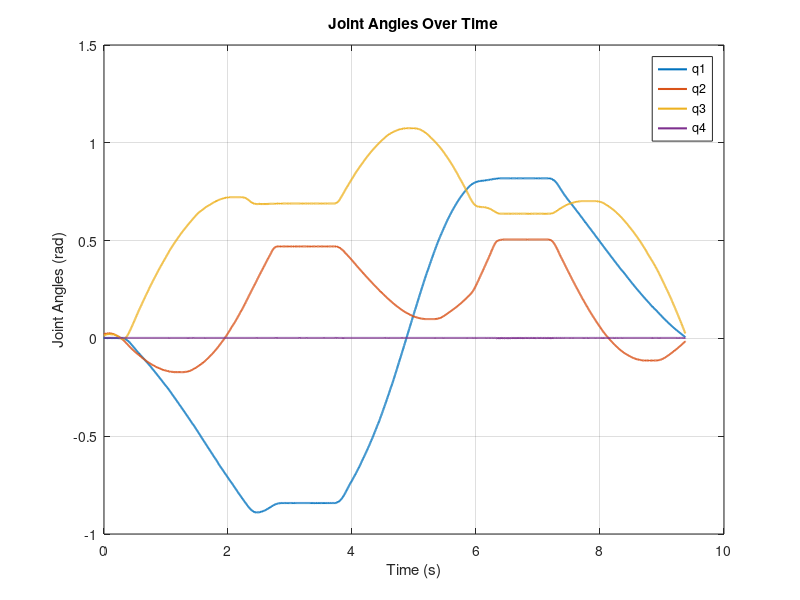
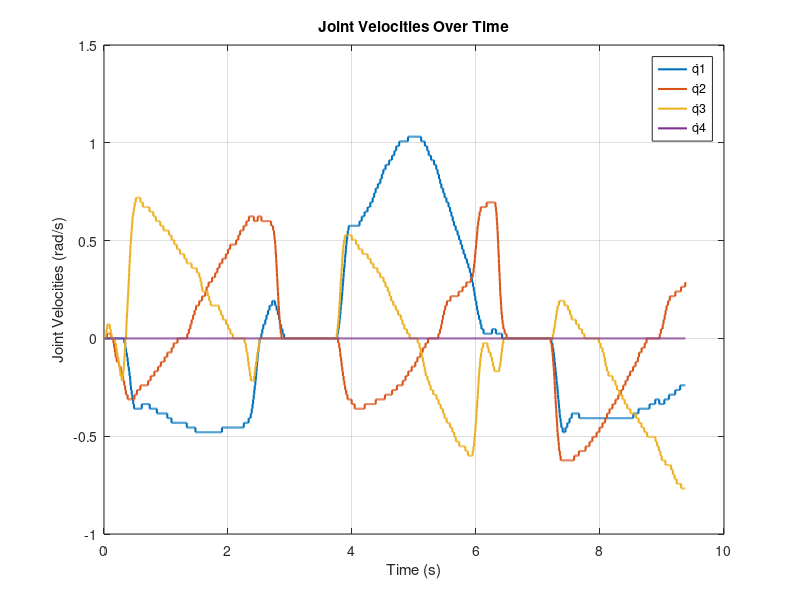
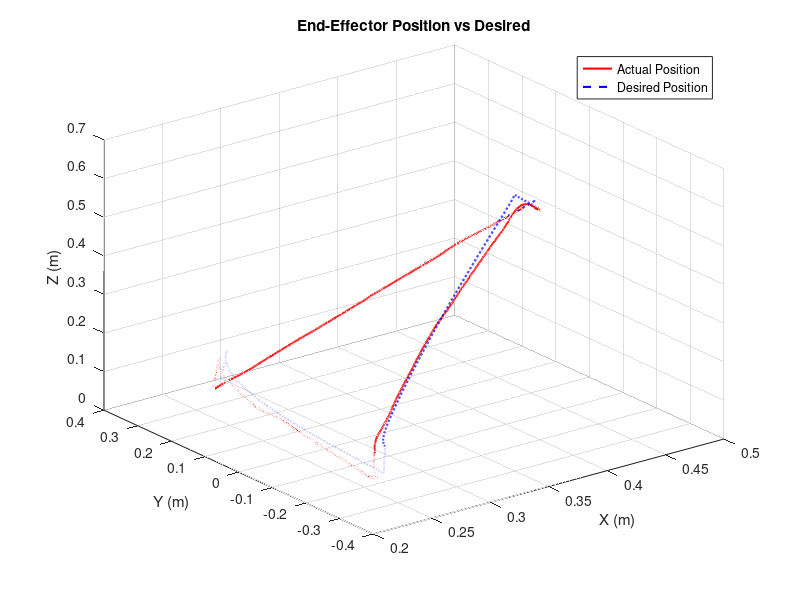
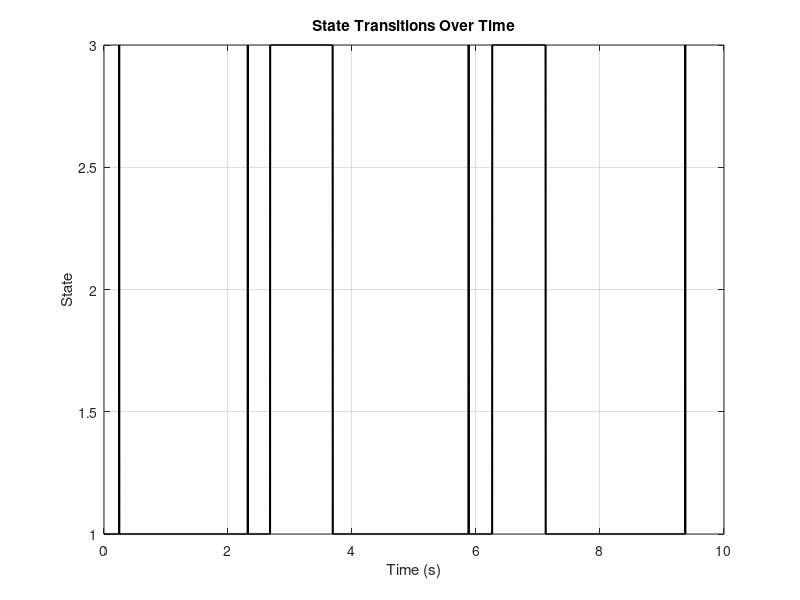

Write the MATLAB code that produced these figures, in order.
% Load MAT files (modify filenames if needed)
data = load('withoutAvoidance.mat'); % Change filename as necessary

% Extract relevant data
q_data = data.q_data;         % Joint angles over time
q_dot_data = data.q_dot_data; % Joint velocities over time
state_data = data.state_data; % State transitions over time
x_data = data.x_data;         % End-effector positions
xd_data = data.xd_data;       % Desired end-effector positions

% Extract time vectors (assuming the first column is time)
time = q_data(:,1);

% Plot Joint Angles
figure;
plot(time, q_data(:,2:end), 'LineWidth', 1.5);
xlabel('Time (s)');
ylabel('Joint Angles (rad)');
title('Joint Angles Over Time');
legend('q1', 'q2', 'q3', 'q4', 'Location', 'best');
grid on;

% Plot Joint Velocities
figure;
plot(time, q_dot_data(:,2:end), 'LineWidth', 1.5);
xlabel('Time (s)');
ylabel('Joint Velocities (rad/s)');
title('Joint Velocities Over Time');
legend('q̇1', 'q̇2', 'q̇3', 'q̇4', 'Location', 'best');
grid on;

% Plot End-Effector Position
figure;
plot3(x_data(:,2), x_data(:,3), x_data(:,4), 'r', 'LineWidth', 1.5);
hold on;
plot3(xd_data(:,2), xd_data(:,3), xd_data(:,4), 'b--', 'LineWidth', 1.5);
xlabel('X (m)');
ylabel('Y (m)');
zlabel('Z (m)');
title('End-Effector Position vs Desired');
legend('Actual Position', 'Desired Position');
grid on;
hold off;

% Plot State Transitions
figure;
plot(time, state_data(:,2), 'k', 'LineWidth', 1.5);
xlabel('Time (s)');
ylabel('State');
title('State Transitions Over Time');
grid on;
